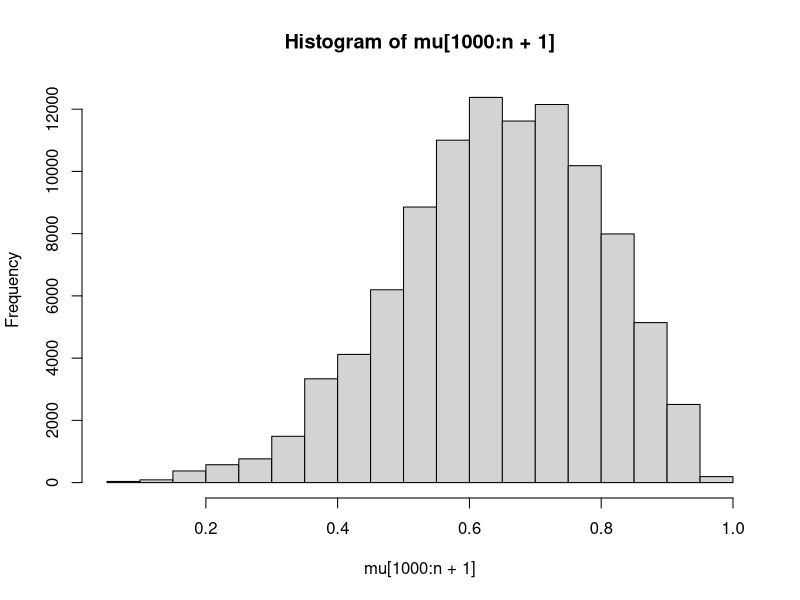
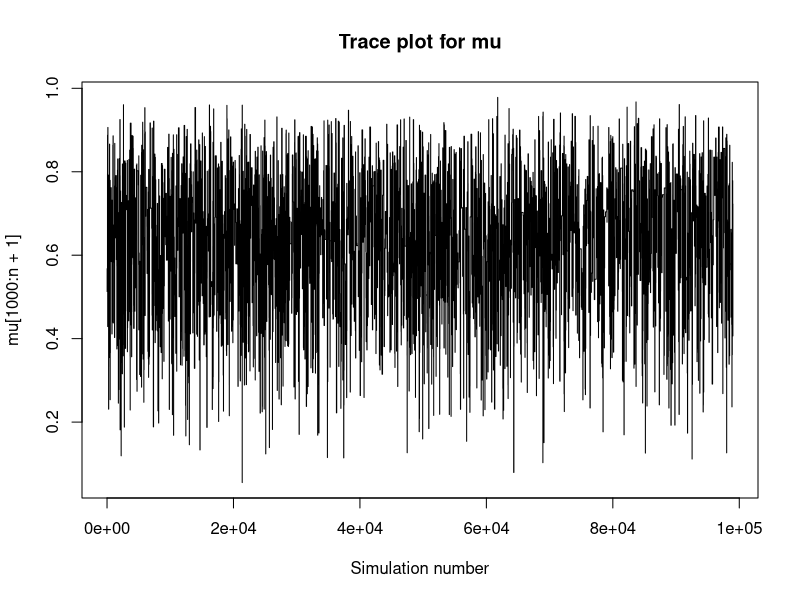
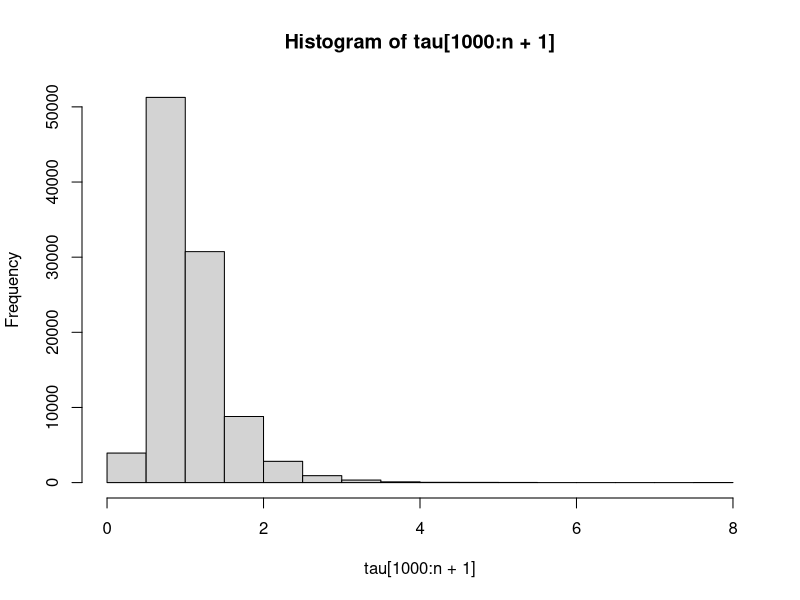
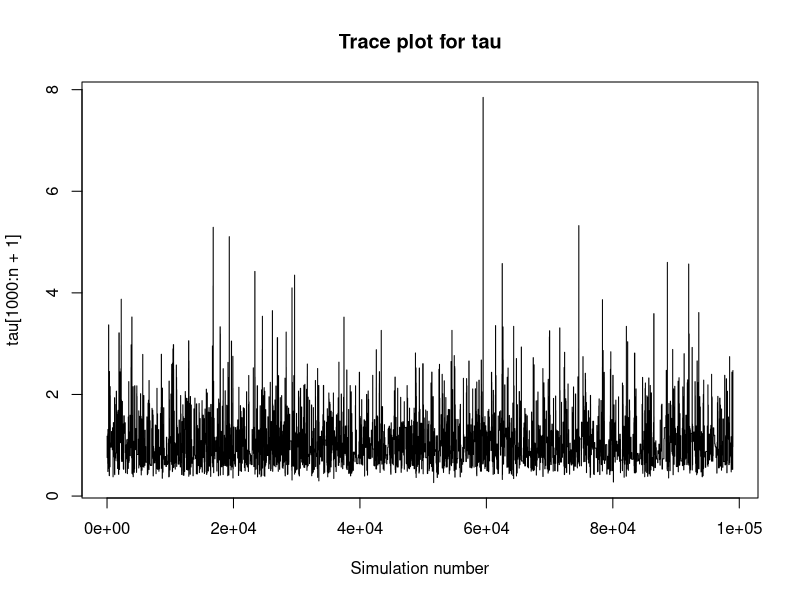
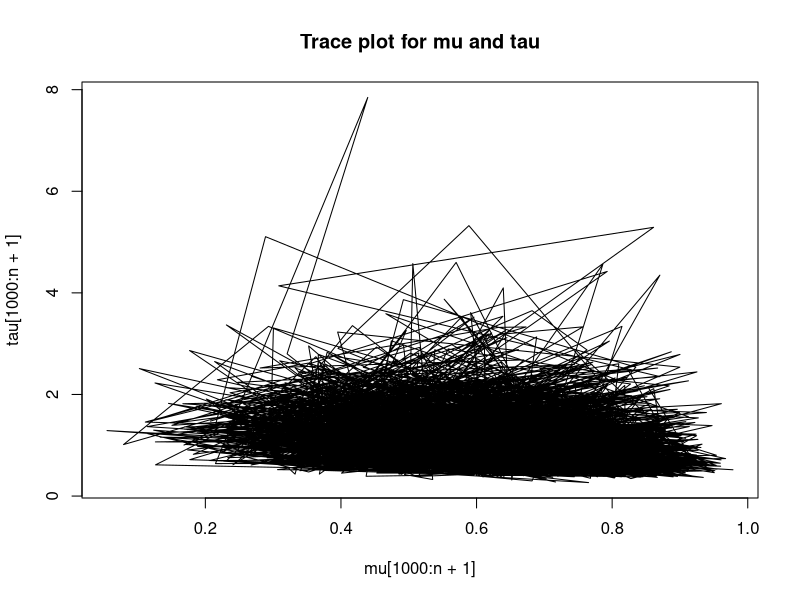
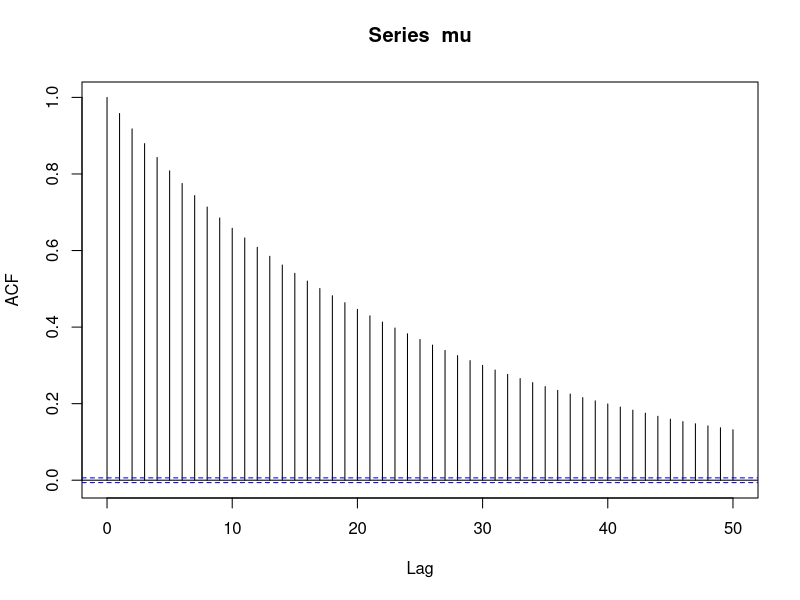
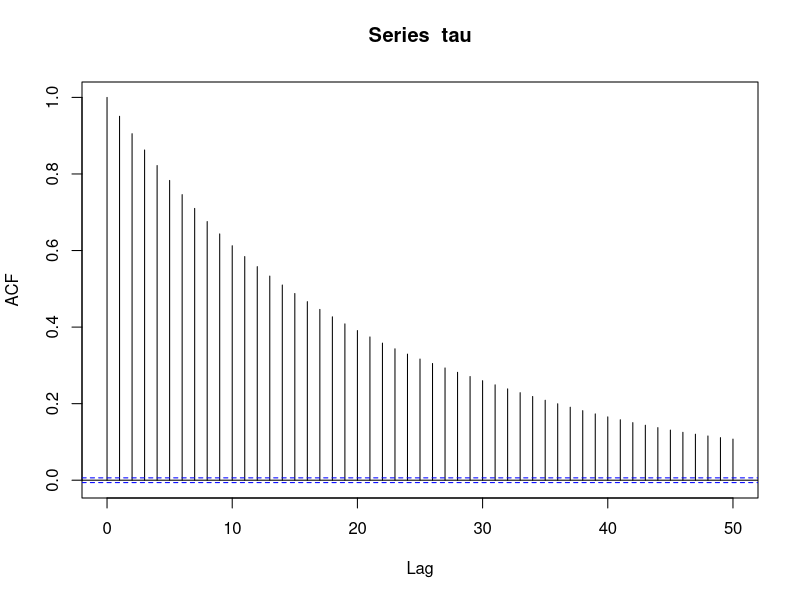

The R script that drew these images, in order:
#Problem 3
x=c(2.3656491, 2.4952035, 1.0837817, 0.7586751, 0.8780483, 1.2765341, 1.4598699,
      0.1801679, -1.0093589, 1.4870201, -0.1193149, 0.2578262)
n = 100000
set.seed(123)
mu= numeric(n)
tau= numeric(n)
p=numeric(n)
mu[1] = rbeta(1, 2, 2)
tau[1] = rlnorm(1, 1, 10)
p[1] = 1/(sqrt(tau[1]*2*pi)^length(x))*exp(-sum((x-mu[1])^2)/(2*tau[1]))*dbeta(mu[1], 2, 2)*dlnorm(tau[1], 1, 10);
for (i in 1:n) {
  mu_star = rbeta(1, 2, 2)
  tau_star = rlnorm(1, 1, 10);
  p_star = 1/(sqrt(tau_star*2*pi)^length(x))*exp(-sum((x-mu_star)^2)/(2*tau_star))*dbeta(mu_star, 2, 2)*dlnorm(tau_star, 1, 10)
  theta = min(p_star/p[i], 1)
  U = runif(1)
  if(U < theta) {
    mu[i+1] = mu_star
    tau[i+1] = tau_star
    p[i+1] = p_star
    }
  else {
    mu[i+1] = mu[i]
    tau[i+1] = tau[i]
    p[i+1] = p[i]
    }
  }
#posterior prob of mu>=0.5
sum(mu >= 0.5)/n
hist(mu[1000:n+1])
plot(mu[1000:n+1], type='l', main="Trace plot for mu", xlab='Simulation number')
hist(tau[1000:n+1])
plot(tau[1000:n+1],type='l', main="Trace plot for tau", xlab='Simulation number')
plot(mu[1000:n+1], tau[1000:n+1], type='l', main='Trace plot for mu and tau')
acf(mu)
acf(tau)